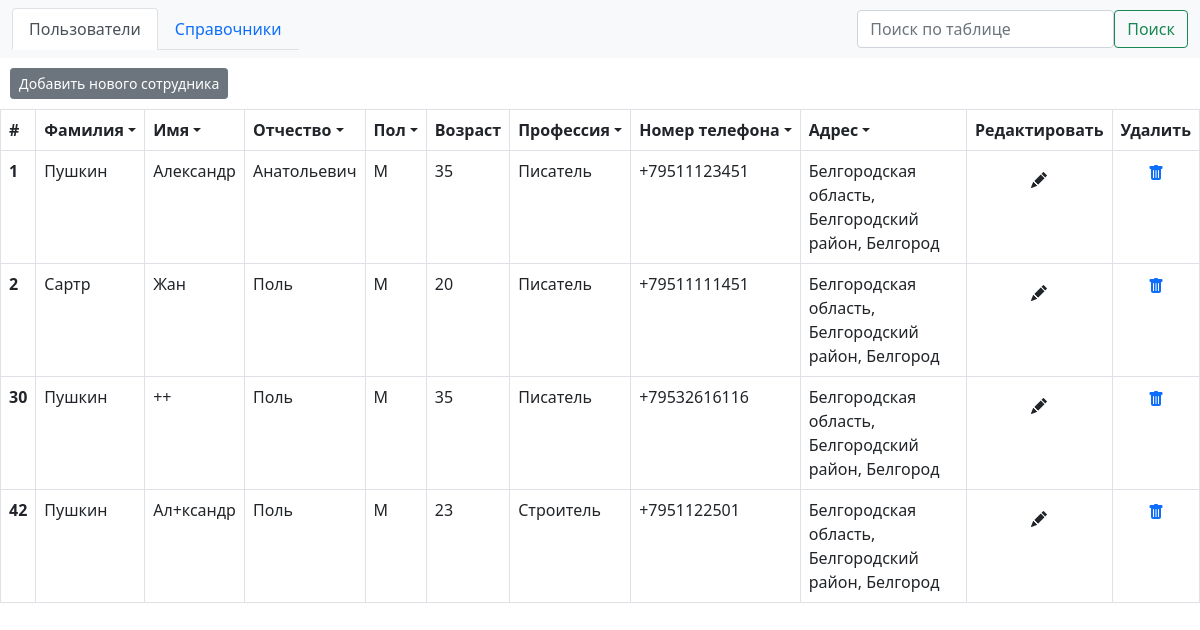
The app's page /, older data.
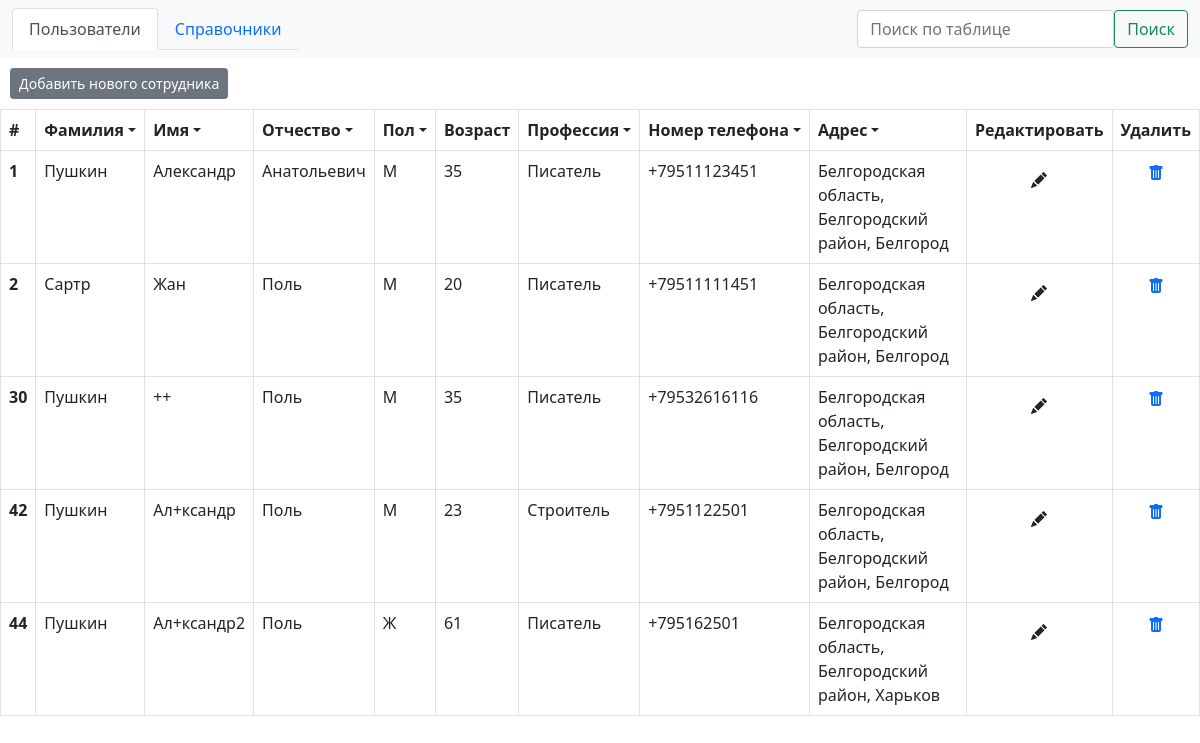
The same page, newer data.
### task_app/models.py (models this page shows, shortened)
class User(models.Model):
    surname = models.CharField(max_length=100, blank=False)
    middle_name = models.CharField(max_length=100, blank=False, default='-')
    first_name = models.CharField(max_length=100, blank=False)
    sex = models.ForeignKey(Sex, on_delete=models.PROTECT, default='М')
    age = models.PositiveSmallIntegerField(blank=False)
    phoneNumber = models.OneToOneField(PhoneNumber, on_delete=models.PROTECT)
    profession = models.ForeignKey(Profession, on_delete=models.PROTECT)
    area = models.ForeignKey(Aria, on_delete=models.PROTECT)
    district = models.ForeignKey(District, on_delete=models.PROTECT)
    city = models.ForeignKey(City, on_delete=models.PROTECT)
    class Meta:
         verbose_name = "Пользователь"
         verbose_name_plural = "Пользователи"
    def get_address(self):
        return f'{self.area} область, {self.district} р-н, г. {self.city}'

class Sex(models.Model):
    SEX = [
        ('М', 'Мужчина'),
        ('Ж', 'Женщина')
    ]
    sex = models.CharField("sex", choices=SEX, blank=False, max_length=1, unique=True) # М или Ж
    def __str__(self):
        return self.sex
    class Meta:
         verbose_name = "Пол"
         verbose_name_plural = "Пол"

class Profession(models.Model):
    text = models.CharField(max_length=150, blank=False, unique=True)
    def __str__(self):
        return self.text
    class Meta:
         verbose_name = "Профессия"
         verbose_name_plural = "Профессии"

class PhoneNumber(models.Model):
    phoneNumberRegex = RegexValidator(regex = r"^\+?1?\d{8,15}$")
    phoneNumber = models.CharField(validators = [phoneNumberRegex], max_length = 16, unique = True)
    def __str__(self):
        return self.phoneNumber
    class Meta:
         verbose_name = "Номер телефона"
         verbose_name_plural = "Номера телефона"

class Aria(models.Model):
    text = models.CharField(max_length=150, blank=False)
    def __str__(self):
        return self.text
    class Meta:
         verbose_name = "Область"
         verbose_name_plural = "Области"

class District(models.Model):
    text = models.CharField(max_length=150, blank=False)
    def __str__(self):
        return self.text
    class Meta:
         verbose_name = "Район"
         verbose_name_plural = "Районы"

class City(models.Model):
    text = models.CharField(max_length=150, blank=False)
    def __str__(self):
        return self.text
    class Meta:
         verbose_name = "Город"
         verbose_name_plural = "Города"

### task_app/views.py (the view)
# urls.py: path('', index, name='index'),
def index(request):
    users = User.objects.all()
    surnames = users.all().values('surname').distinct()
    middle_names = users.all().values('middle_name').distinct()
    first_names = users.all().values('first_name').distinct()
    address_list = list(set([a.get_address() for a in users]))
    professions = Profession.objects.all()
    phoneNumbers = PhoneNumber.objects.all()
    cities = City.objects.all()
    arias = Aria.objects.all()
    districts = District.objects.all()
    sex = Sex.objects.all()
    context = {'users': users,
               'surnames': surnames,
               'middle_names': middle_names,
               'first_names': first_names,
               'address_list': address_list,
               'professions': professions,
               'phoneNumbers': phoneNumbers,
               'cities': cities,
               'arias': arias,
               'sex': sex,
               'districts': districts,
               'add_prof_form': ProfessionForm(),
               'modify_prof_form': ProfessionForm(),
               'form_add_user': UserForm(),
               }
    return render(request, 'task_app/base.html', context=context)

### task_app/forms.py
class ProfessionForm(forms.Form):
    text = forms.CharField(
        widget=forms.TextInput(
            attrs={
                'class': 'form-control'
            }
        ),
        label='Введите название',
        max_length=150,
    )

### task_app/templates/task_app/base.html (shortened to what the changed rows need)
{% load static %}
<!doctype html>
<html lang="ru">
<head>
    <link href="https://cdn.jsdelivr.net/npm/bootstrap@5.0.1/dist/css/bootstrap.min.css" rel="stylesheet"
>
</head>
<body>
{% block content%}
<div class="tab-content" id="myTabContent">
    <div class="tab-pane fade show active" id="users" role="tabpanel" aria-labelledby="home-tab">
        <table class="table table-bordered" id="table_users">
            <thead>
            <tr>
                <th scope="col" style="vertical-align: middle;">#</th>
                <th scope="col" style="vertical-align: middle;">
                    <p class="dropdown-toggle" type="button" id="dropdownMenuSurames" data-toggle="dropdown"
                       aria-expanded="false" style="margin: 0;">Фамилия</p>
                </th>
                <th scope="col" style="vertical-align: middle;">
                    <p class="dropdown-toggle" type="button" id="dropdownMenuNames" data-toggle="dropdown"
                       aria-expanded="false" style="margin: 0;">Имя</p>
                </th>
                <th scope="col" style="vertical-align: middle;">
                    <p class="dropdown-toggle" type="button" id="dropdownMenuMiddleNames" data-toggle="dropdown"
                       aria-expanded="false" style="margin: 0;">Отчество</p>
                </th>
                <th scope="col" style="vertical-align: middle;">
                    <p class="dropdown-toggle" type="button" id="dropdownMenuSex" data-toggle="dropdown"
                       aria-expanded="false" style="margin: 0;">Пол</p>
                </th>
                <th scope="col" style="vertical-align: middle;">Возраст</th>
                <th scope="col" style="vertical-align: middle;">
                    <p class="dropdown-toggle" type="button" id="dropdownMenuProfession" data-toggle="dropdown"
                       aria-expanded="false" style="margin: 0;">Профессия</p>
                </th>
                <th scope="col" style="vertical-align: middle;">
                    <p class="dropdown-toggle" type="button" id="dropdownMenuPhonenumber" data-toggle="dropdown"
                       aria-expanded="false" style="margin: 0;">Номер телефона</p>
                </th></th>
                <th scope="col" style="vertical-align: middle;">
                    <p class="dropdown-toggle" type="button" id="dropdownMenuAddress" data-toggle="dropdown"
                       aria-expanded="false" style="margin: 0;">Адрес</p>
                </th>
                <th scope="col" style="vertical-align: middle;">Редактировать</th>
                <th scope="col" style="vertical-align: middle;">Удалить</th>
            </tr>
            </thead>
            <tbody>
            {% for user in users %}
            <tr>
                <th scope="row">{{ user.pk}}</th>
                <td>{{ user.surname}}</td>
                <td>{{ user.first_name}}</td>
                <td>{{ user.middle_name}}</td>
                <td>{{ user.sex}}</td>
                <td>{{ user.age}}</td>
                <td>{{ user.profession}}</td>
                <td>{{ user.phoneNumber}}</td>
                <td>{{ user.area}} область, {{ user.district}} район, {{ user.city}}</td>
                     <td style="text-align: center">
                    <button type="button" class="btn" data-toggle="modal" data-target="#modifyUser" id="user_modify_icon_{{user.pk}}"  onclick="openModifyUserForm(this)">
                    </button>
                </td>
            <td style="text-align: center"><a data-toggle="modal" data-target="#deleteUser" href="#" id="user_delete_icon_{{user.pk}}"  onclick = "openDelUser(this)" >
                </a></td>
            </tr>
            {% endfor %}
            </tbody>
        </table>
    </div>
</div>
{% endblock %}
</body>
</html>

Row changes from the older to the newer data that the page shows:
added User: pk "44", surname "Пушкин", first_name "Ал+ксандр2", middle_name "Поль", sex "Ж", age "61", profession "Писатель", phoneNumber "+795162501", area "Белгородская", district "Белгородский", city "Харьков"
